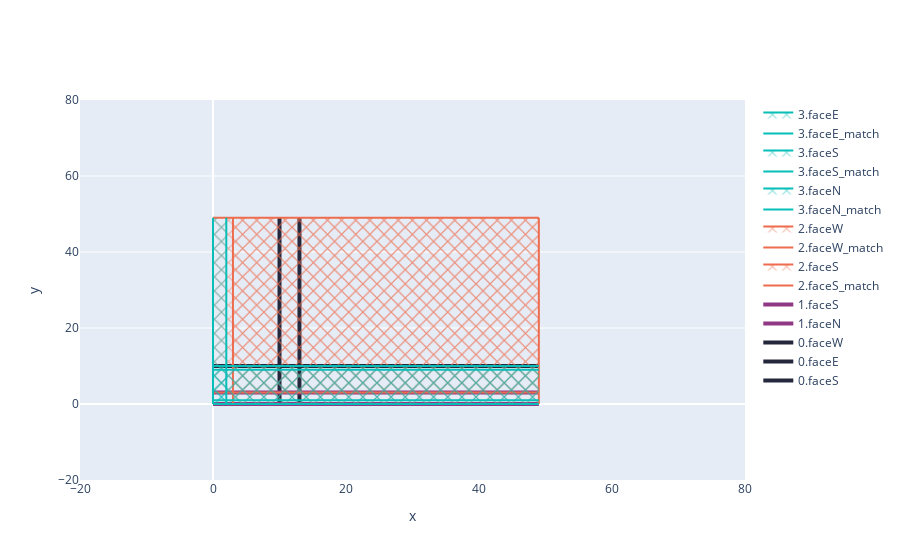

The cell this chart's notebook holds for it:
### Code cell
fig = go.Figure()
for ix, node in enumerate(s.graph.nodes):
    print(f"node {ix}")
    
    for face in s.graph.nodes[ix]["props"].faces.face_list:
        face.get_face_sols()
        face.create_viz_data()
        color = COLORWAY[ix]

        # print(face.viz_data)
        if face.viz_data and not face.orig_sols:
            label = f"{ix}.{face.name}"
            if face.viz_type=="shape": # TODO make enum 
                if "d1" in face.viz_data.keys():
                    fig.add_trace(go.Scatter(face.viz_data["d2"],
                    mode='lines', line_color=color, name=f"{label}_match"
                    ))
                    fig.add_trace(go.Scatter(face.viz_data["d1"],
                    mode='lines', name=label, line_color=color, fillpattern=dict(shape="x", fillmode="replace")
                    ))
        
            elif face.viz_type == "lines":
                fig.add_trace(go.Scatter(face.viz_data, mode='lines', name=label, line=dict(color=color, width=4),)), 

fig.update_layout(xaxis_title='x',
                  yaxis_title='y',)

fig.update_xaxes(range=[-20, 80], showgrid=False)
fig.update_yaxes(range=[-20, 80])

### Figure 1 — Plotly figure (JSON) as saved in the notebook; plotly's stock layout.template omitted (floating-point values rounded to 4 significant figures)
{"data": [{"line": {"color": "#25283d", "width": 4}, "mode": "lines", "name": "0.faceS", "type": "scatter", "x": [0, 1, 2, 3, 4, 5, 6, 7, 8, 9, 10, 11, 12, 13, 14, 15, 16, 17, 18, 19, 20, 21, 22, 23, 24, 25, 26, 27, 28, 29, 30, 31, 32, 33, 34, 35, 36, 37, 38, 39, 40, 41, 42, 43, 44, 45, 46, 47, 48, 49], "y": [10, 10, 10, 10, 10, 10, 10, 10, 10, 10, 10, 10, 10, 10, 10, 10, 10, 10, 10, 10, 10, 10, 10, 10, 10, 10, 10, 10, 10, 10, 10, 10, 10, 10, 10, 10, 10, 10, 10, 10, 10, 10, 10, 10, 10, 10, 10, 10, 10, 10]}, {"line": {"color": "#25283d", "width": 4}, "mode": "lines", "name": "0.faceE", "type": "scatter", "x": [13, 13, 13, 13, 13, 13, 13, 13, 13, 13, 13, 13, 13, 13, 13, 13, 13, 13, 13, 13, 13, 13, 13, 13, 13, 13, 13, 13, 13, 13, 13, 13, 13, 13, 13, 13, 13, 13, 13, 13, 13, 13, 13, 13, 13, 13, 13, 13, 13, 13], "y": [0, 1, 2, 3, 4, 5, 6, 7, 8, 9, 10, 11, 12, 13, 14, 15, 16, 17, 18, 19, 20, 21, 22, 23, 24, 25, 26, 27, 28, 29, 30, 31, 32, 33, 34, 35, 36, 37, 38, 39, 40, 41, 42, 43, 44, 45, 46, 47, 48, 49]}, {"line": {"color": "#25283d", "width": 4}, "mode": "lines", "name": "0.faceW", "type": "scatter", "x": [10, 10, 10, 10, 10, 10, 10, 10, 10, 10, 10, 10, 10, 10, 10, 10, 10, 10, 10, 10, 10, 10, 10, 10, 10, 10, 10, 10, 10, 10, 10, 10, 10, 10, 10, 10, 10, 10, 10, 10, 10, 10, 10, 10, 10, 10, 10, 10, 10, 10], "y": [0, 1, 2, 3, 4, 5, 6, 7, 8, 9, 10, 11, 12, 13, 14, 15, 16, 17, 18, 19, 20, 21, 22, 23, 24, 25, 26, 27, 28, 29, 30, 31, 32, 33, 34, 35, 36, 37, 38, 39, 40, 41, 42, 43, 44, 45, 46, 47, 48, 49]}, {"line": {"color": "#8f3985", "width": 4}, "mode": "lines", "name": "1.faceN", "type": "scatter", "x": [0, 1, 2, 3, 4, 5, 6, 7, 8, 9, 10, 11, 12, 13, 14, 15, 16, 17, 18, 19, 20, 21, 22, 23, 24, 25, 26, 27, 28, 29, 30, 31, 32, 33, 34, 35, 36, 37, 38, 39, 40, 41, 42, 43, 44, 45, 46, 47, 48, 49], "y": [0, 0, 0, 0, 0, 0, 0, 0, 0, 0, 0, 0, 0, 0, 0, 0, 0, 0, 0, 0, 0, 0, 0, 0, 0, 0, 0, 0, 0, 0, 0, 0, 0, 0, 0, 0, 0, 0, 0, 0, 0, 0, 0, 0, 0, 0, 0, 0, 0, 0]}, {"line": {"color": "#8f3985", "width": 4}, "mode": "lines", "name": "1.faceS", "type": "scatter", "x": [0, 1, 2, 3, 4, 5, 6, 7, 8, 9, 10, 11, 12, 13, 14, 15, 16, 17, 18, 19, 20, 21, 22, 23, 24, 25, 26, 27, 28, 29, 30, 31, 32, 33, 34, 35, 36, 37, 38, 39, 40, 41, 42, 43, 44, 45, 46, 47, 48, 49], "y": [3, 3, 3, 3, 3, 3, 3, 3, 3, 3, 3, 3, 3, 3, 3, 3, 3, 3, 3, 3, 3, 3, 3, 3, 3, 3, 3, 3, 3, 3, 3, 3, 3, 3, 3, 3, 3, 3, 3, 3, 3, 3, 3, 3, 3, 3, 3, 3, 3, 3]}, {"line": {"color": "#ee6c4d"}, "mode": "lines", "name": "2.faceS_match", "type": "scatter", "x": [0, 1, 2, 3, 4, 5, 6, 7, 8, 9, 10, 11, 12, 13, 14, 15, 16, 17, 18, 19, 20, 21, 22, 23, 24, 25, 26, 27, 28, 29, 30, 31, 32, 33, 34, 35, 36, 37, 38, 39, 40, 41, 42, 43, 44, 45, 46, 47, 48, 49], "y": [49, 49, 49, 49, 49, 49, 49, 49, 49, 49, 49, 49, 49, 49, 49, 49, 49, 49, 49, 49, 49, 49, 49, 49, 49, 49, 49, 49, 49, 49, 49, 49, 49, 49, 49, 49, 49, 49, 49, 49, 49, 49, 49, 49, 49, 49, 49, 49, 49, 49]}, {"fill": "tonexty", "fillpattern": {"fillmode": "replace", "shape": "x"}, "line": {"color": "#ee6c4d"}, "mode": "lines", "name": "2.faceS", "type": "scatter", "x": [0, 1, 2, 3, 4, 5, 6, 7, 8, 9, 10, 11, 12, 13, 14, 15, 16, 17, 18, 19, 20, 21, 22, 23, 24, 25, 26, 27, 28, 29, 30, 31, 32, 33, 34, 35, 36, 37, 38, 39, 40, 41, 42, 43, 44, 45, 46, 47, 48, 49], "y": [3, 3, 3, 3, 3, 3, 3, 3, 3, 3, 3, 3, 3, 3, 3, 3, 3, 3, 3, 3, 3, 3, 3, 3, 3, 3, 3, 3, 3, 3, 3, 3, 3, 3, 3, 3, 3, 3, 3, 3, 3, 3, 3, 3, 3, 3, 3, 3, 3, 3]}, {"line": {"color": "#ee6c4d"}, "mode": "lines", "name": "2.faceW_match", "type": "scatter", "x": [49, 49, 49, 49, 49, 49, 49, 49, 49, 49, 49, 49, 49, 49, 49, 49, 49, 49, 49, 49, 49, 49, 49, 49, 49, 49, 49, 49, 49, 49, 49, 49, 49, 49, 49, 49, 49, 49, 49, 49, 49, 49, 49, 49, 49, 49, 49, 49, 49, 49], "y": [0, 1, 2, 3, 4, 5, 6, 7, 8, 9, 10, 11, 12, 13, 14, 15, 16, 17, 18, 19, 20, 21, 22, 23, 24, 25, 26, 27, 28, 29, 30, 31, 32, 33, 34, 35, 36, 37, 38, 39, 40, 41, 42, 43, 44, 45, 46, 47, 48, 49]}, {"fill": "tonextx", "fillpattern": {"fillmode": "replace", "shape": "x"}, "line": {"color": "#ee6c4d"}, "mode": "lines", "name": "2.faceW", "type": "scatter", "x": [3, 3, 3, 3, 3, 3, 3, 3, 3, 3, 3, 3, 3, 3, 3, 3, 3, 3, 3, 3, 3, 3, 3, 3, 3, 3, 3, 3, 3, 3, 3, 3, 3, 3, 3, 3, 3, 3, 3, 3, 3, 3, 3, 3, 3, 3, 3, 3, 3, 3], "y": [0, 1, 2, 3, 4, 5, 6, 7, 8, 9, 10, 11, 12, 13, 14, 15, 16, 17, 18, 19, 20, 21, 22, 23, 24, 25, 26, 27, 28, 29, 30, 31, 32, 33, 34, 35, 36, 37, 38, 39, 40, 41, 42, 43, 44, 45, 46, 47, 48, 49]}, {"line": {"color": "#07beb8"}, "mode": "lines", "name": "3.faceN_match", "type": "scatter", "x": [0, 1, 2, 3, 4, 5, 6, 7, 8, 9, 10, 11, 12, 13, 14, 15, 16, 17, 18, 19, 20, 21, 22, 23, 24, 25, 26, 27, 28, 29, 30, 31, 32, 33, 34, 35, 36, 37, 38, 39, 40, 41, 42, 43, 44, 45, 46, 47, 48, 49], "y": [9, 9, 9, 9, 9, 9, 9, 9, 9, 9, 9, 9, 9, 9, 9, 9, 9, 9, 9, 9, 9, 9, 9, 9, 9, 9, 9, 9, 9, 9, 9, 9, 9, 9, 9, 9, 9, 9, 9, 9, 9, 9, 9, 9, 9, 9, 9, 9, 9, 9]}, {"fill": "tonexty", "fillpattern": {"fillmode": "replace", "shape": "x"}, "line": {"color": "#07beb8"}, "mode": "lines", "name": "3.faceN", "type": "scatter", "x": [0, 1, 2, 3, 4, 5, 6, 7, 8, 9, 10, 11, 12, 13, 14, 15, 16, 17, 18, 19, 20, 21, 22, 23, 24, 25, 26, 27, 28, 29, 30, 31, 32, 33, 34, 35, 36, 37, 38, 39, 40, 41, 42, 43, 44, 45, 46, 47, 48, 49], "y": [0, 0, 0, 0, 0, 0, 0, 0, 0, 0, 0, 0, 0, 0, 0, 0, 0, 0, 0, 0, 0, 0, 0, 0, 0, 0, 0, 0, 0, 0, 0, 0, 0, 0, 0, 0, 0, 0, 0, 0, 0, 0, 0, 0, 0, 0, 0, 0, 0, 0]}, {"line": {"color": "#07beb8"}, "mode": "lines", "name": "3.faceS_match", "type": "scatter", "x": [0, 1, 2, 3, 4, 5, 6, 7, 8, 9, 10, 11, 12, 13, 14, 15, 16, 17, 18, 19, 20, 21, 22, 23, 24, 25, 26, 27, 28, 29, 30, 31, 32, 33, 34, 35, 36, 37, 38, 39, 40, 41, 42, 43, 44, 45, 46, 47, 48, 49], "y": [10, 10, 10, 10, 10, 10, 10, 10, 10, 10, 10, 10, 10, 10, 10, 10, 10, 10, 10, 10, 10, 10, 10, 10, 10, 10, 10, 10, 10, 10, 10, 10, 10, 10, 10, 10, 10, 10, 10, 10, 10, 10, 10, 10, 10, 10, 10, 10, 10, 10]}, {"fill": "tonexty", "fillpattern": {"fillmode": "replace", "shape": "x"}, "line": {"color": "#07beb8"}, "mode": "lines", "name": "3.faceS", "type": "scatter", "x": [0, 1, 2, 3, 4, 5, 6, 7, 8, 9, 10, 11, 12, 13, 14, 15, 16, 17, 18, 19, 20, 21, 22, 23, 24, 25, 26, 27, 28, 29, 30, 31, 32, 33, 34, 35, 36, 37, 38, 39, 40, 41, 42, 43, 44, 45, 46, 47, 48, 49], "y": [1, 1, 1, 1, 1, 1, 1, 1, 1, 1, 1, 1, 1, 1, 1, 1, 1, 1, 1, 1, 1, 1, 1, 1, 1, 1, 1, 1, 1, 1, 1, 1, 1, 1, 1, 1, 1, 1, 1, 1, 1, 1, 1, 1, 1, 1, 1, 1, 1, 1]}, {"line": {"color": "#07beb8"}, "mode": "lines", "name": "3.faceE_match", "type": "scatter", "x": [2, 2, 2, 2, 2, 2, 2, 2, 2, 2, 2, 2, 2, 2, 2, 2, 2, 2, 2, 2, 2, 2, 2, 2, 2, 2, 2, 2, 2, 2, 2, 2, 2, 2, 2, 2, 2, 2, 2, 2, 2, 2, 2, 2, 2, 2, 2, 2, 2, 2], "y": [0, 1, 2, 3, 4, 5, 6, 7, 8, 9, 10, 11, 12, 13, 14, 15, 16, 17, 18, 19, 20, 21, 22, 23, 24, 25, 26, 27, 28, 29, 30, 31, 32, 33, 34, 35, 36, 37, 38, 39, 40, 41, 42, 43, 44, 45, 46, 47, 48, 49]}, {"fill": "tonextx", "fillpattern": {"fillmode": "replace", "shape": "x"}, "line": {"color": "#07beb8"}, "mode": "lines", "name": "3.faceE", "type": "scatter", "x": [0, 0, 0, 0, 0, 0, 0, 0, 0, 0, 0, 0, 0, 0, 0, 0, 0, 0, 0, 0, 0, 0, 0, 0, 0, 0, 0, 0, 0, 0, 0, 0, 0, 0, 0, 0, 0, 0, 0, 0, 0, 0, 0, 0, 0, 0, 0, 0, 0, 0], "y": [0, 1, 2, 3, 4, 5, 6, 7, 8, 9, 10, 11, 12, 13, 14, 15, 16, 17, 18, 19, 20, 21, 22, 23, 24, 25, 26, 27, 28, 29, 30, 31, 32, 33, 34, 35, 36, 37, 38, 39, 40, 41, 42, 43, 44, 45, 46, 47, 48, 49]}], "layout": {"xaxis": {"range": [-20, 80], "showgrid": false, "title": {"text": "x"}}, "yaxis": {"range": [-20, 80], "title": {"text": "y"}}}}
